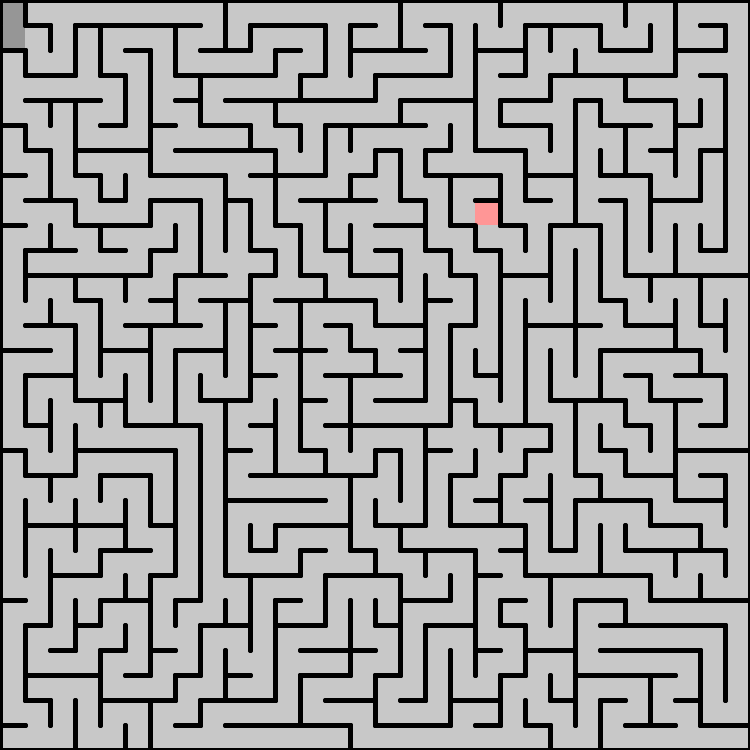
Frame 1 (no input)
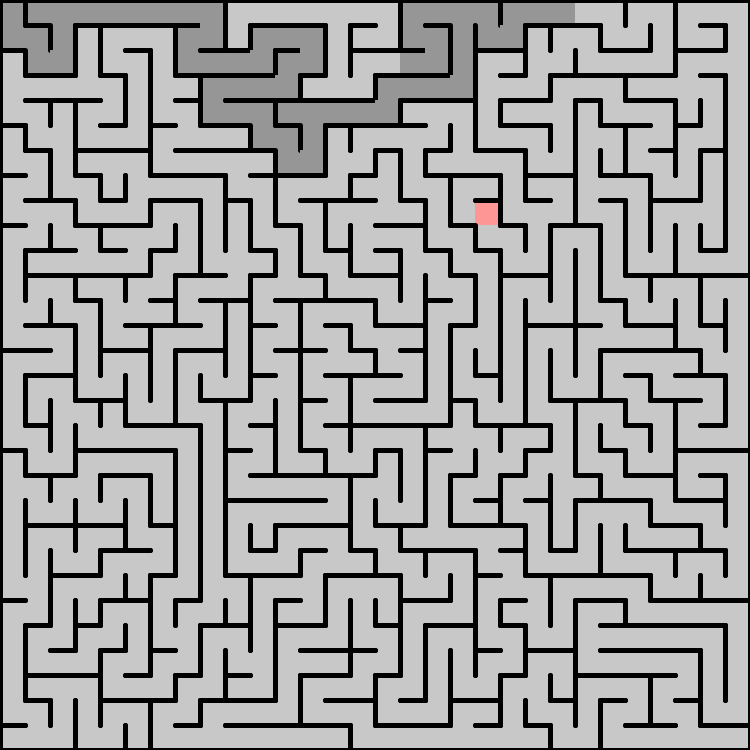
Frame 60 (the mouse pressed at the canvas centre just before this capture)
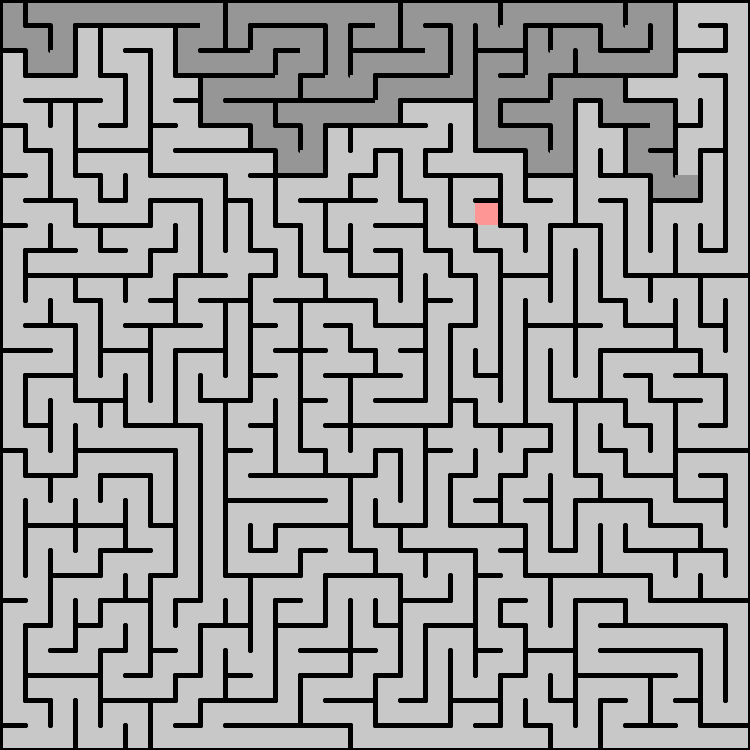
Frame 120 (the mouse held since frame 60 and released just before this capture)

The Processing sketch that drew these frames (run headless with seeded random() and noise(); from frame 60 on, the mouse is pressed at the canvas centre):

// Processing sketch: Maze_Search
// ── Maze_Search.pde
//This generates a unique maze, then solves it using a priority queue which is compared by "fitness"
//The dark gray squares have been considered (added to queue)
//The light gray squares are unexplored
//The end goal is also chosen randomly
//This can only be run in Processing
//You can download the video "Maze_Search_Video.mp4" for a demonstration


//fitness is a calculation of how "good" a cell is (small numbers are better)
//it's the sum of the manhattan distance to the end and the number of moves taken to get there
//therefore faster paths are good, and paths that get close to the end are also good

import java.util.PriorityQueue;
PriorityQueue<Cell> frontier;

int gridSize = 30;
Cell cells[][] = new Cell[gridSize][gridSize];

int strokeSize = 5;
boolean done = false;
//if this becomes false, the fitness of each cell will not include the distance from the start
//(I think it's better that way with this specific kind of maze)
boolean include_start = true;

//these are the x and y values of the goal
int endX = round(random(0, gridSize - 1));
int endY = round(random(0, gridSize - 1));

void setup() {
  //create the cells
  size(750, 750);
  for (int i = 0; i < cells.length; i++) {
    for (int j = 0; j < cells[i].length; j++) {
      cells[i][j] = new Cell(i, j);
    }
  }

  //generate their list of neighbors
  for (int i = 0; i < cells.length; i++) {
    for (int j = 0; j < cells[i].length; j++) {
      cells[i][j].neighborsGen();
    }
  }

  //generate the maze (recursion)
  cells[0][0].move();

  //show the results
  strokeWeight(strokeSize);
  for (int i = 0; i < cells.length; i++) {
    for (int j = 0; j < cells[i].length; j++) {
      cells[i][j].show();
    }
  }

  //reset the variable visited so that solving can begin
  for (int i = 0; i < cells.length; i++) {
    for (int j = 0; j < cells[i].length; j++) {
      cells[i][j].visited = false;
    }
  }

  //frontier is all cells waiting to be searched. Usually only has about 1-4 items in it
  frontier = new PriorityQueue<Cell>();

  //set the first cell's stuff
  cells[0][0].start = 0;
  cells[0][0].fitness = cells[0][0].end;
  cells[0][0].search();
}

void draw() {
  background(200);

  //if the last cell is unvisited
  if (cells[endX][endY].visited == false) {
    //search the best one (basically add its neighbors to the frontier) and remove it from the frontier
    frontier.remove().search();
  } else {
    done = true;
    noLoop();
  }
  //show the results
  for (int i = 0; i < cells.length; i++) {
    for (int j = 0; j < cells[i].length; j++) {
      cells[i][j].show();
    }
  }
  if (done == true) {
    drawLine();
  }
}

void drawLine() {
  //draw the line
  strokeWeight(strokeSize * 0.7);
  for (int i = 0; i < cells.length; i++) {
    for (int j = 0; j < cells[i].length; j++) {
      cells[i][j].visited = false;
    }
  }
  int x = endX;
  int y = endY;
  while (x != 0 || y != 0) {
    for (int i = 0; i < cells[x][y].neighborsSearch().size(); i++) {
      if (cells[x][y].neighborsSearch().get(i).start == cells[x][y].start - 1) {
        int size = width / gridSize;
        int offset = size / 2;
        int newX = cells[x][y].neighborsSearch().get(i).x;
        int newY = cells[x][y].neighborsSearch().get(i).y;

        stroke(255, 0, 0);
        line(x * size + offset, y * size + offset, newX * size + offset, newY * size + offset);
        x = newX;
        y = newY;
        break;
      }
    }
  }
}

// ── Cell.pde
class Cell implements Comparable<Cell> {
  int x, y;
  boolean visited;
  boolean walls[] = {true, true, true, true};
  ArrayList<Cell> neighbors;
  int chosen;
  int pos[] = new int[4];
  int start, end, fitness;

  Cell(int xpos, int ypos) {
    visited = false;
    x = xpos;
    y = ypos;
    neighbors = new ArrayList<Cell>();
    end = abs((endX - this.x)) + abs((endY - this.y));
  }

  @Override
    int compareTo(Cell other) {
    //negative --> positive one is better (smaller)
    //positive --> other one is better (smaller)
    return(this.fitness - other.fitness);
  }

  void move() {    
    //mark as visited
    this.visited = true;

    //continue recurring until the cell runs out of neighbors
    while (true) {
      this.neighborsGen();
      if (neighbors.size() > 0) {
        //choose a random neighbor
        this.chosen = round(random(neighbors.size() - 1));

        //the wall corresponding to the randonly selected neighbor is erased
        this.walls[pos[chosen]] = false;

        //that neighbor's matching wall is also erased
        cells[neighbors.get(chosen).x][neighbors.get(chosen).y].walls[(pos[chosen] + 2) % 4] = false;

        //recursion! Yay!
        cells[neighbors.get(chosen).x][neighbors.get(chosen).y].move();
      } else {
        break;
      }
    }
  }

  void show() {
    int size = width / gridSize;

    //if this cell was considered in the searching proccess, make it darker
    if (this.fitness != 0 && this.visited == true) {
      noStroke();
      fill(150);
      square(this.x * size, this.y * size, size);
    }
    if (this.x == endX && this.y == endY) {
      noStroke();
      fill(255, 150, 150);
      square(this.x * size, this.y * size, size);
    }

    //draw up to 4 lines for each potential wall of a cell
    stroke(0);

    if (this.walls[0] == true) {
      line(this.x * size, this.y * size, (this.x + 1) * size, this.y * size);
    }
    if (this.walls[1] == true) {
      line((this.x + 1) * size, this.y * size, (this.x + 1) * size, (this.y + 1) * size);
    }
    if (this.walls[2] == true) {
      line(this.x * size, (this.y + 1) * size, (this.x + 1) * size, (this.y + 1) * size);
    }
    if (this.walls[3] == true) {
      line(this.x * size, this.y * size, this.x * size, (this.y + 1) * size);
    }

    //THIS TEST SHOWS ALL FITNESSES IN THE CELLS
    //fill(0);
    //float offset = textWidth(str(fitness)) / 2;
    //text(this.fitness, (this.x + 0.5) * size - offset, (this.y + 0.5) * size);
  }

  void neighborsGen() {
    //creates a list called neighbors of all UNVISITED neighbors
    //inputs their relation to the cell into the list pos[]
    //up is 0 and it continues clockwise

    //used only for maze generation, not searching
    neighbors = new ArrayList<Cell>();

    int sum = 0;

    //NOTE: Simple is just a simple way of accessing neighbor cells. the first input is the direction. 0 is up and it continues clockwise.

    if (this.x > 0 && simple(3, x, y).visited == false) {
      neighbors.add(simple(3, x, y));
      pos[sum] = 3;
      sum += 1;
    }
    if (this.x < gridSize - 1 && simple(1, x, y).visited == false) {
      neighbors.add(simple(1, x, y));
      pos[sum] = 1;
      sum += 1;
    }
    if (this.y > 0 && simple(0, x, y).visited == false) {
      neighbors.add(simple(0, x, y));
      pos[sum] = 0;
      sum += 1;
    }
    if (y < gridSize - 1 && simple(2, x, y).visited == false) {
      neighbors.add(simple(2, x, y));
      pos[sum] = 2;
    }
  }

  ArrayList<Cell> neighborsSearch() {
    //creates a list of all unvisited neighboring cells with no walls between them
    //used only for search

    ArrayList<Cell> list= new ArrayList<Cell>();
    for (int i = 0; i < 4; i++) {
      if (this.walls[i] == false && simple(i, x, y).visited == false) {
        list.add(simple(i, x, y));
      }
    }
    return(list);
  }

  Cell simple(int num, int _x, int _y) {
    if (num == 0) {
      return cells[_x][_y - 1];
    }
    if (num == 1) {
      return cells[_x + 1][_y];
    }
    if (num == 2) {
      return cells[_x][_y + 1];
    }
    if (num == 3) {
      return cells[_x - 1][_y];
    }
    //this should NEVER happen!
    return cells[-1][-1];
  }

  void search() {
    this.visited = true;
    for (int i = 0; i < this.neighborsSearch().size(); i++) {
      //add all viable neighbors and set their fitness
      this.neighborsSearch().get(i).start = this.start + 1;
      this.neighborsSearch().get(i).fitness = this.neighborsSearch().get(i).end;
      if (include_start == true) {
        this.neighborsSearch().get(i).fitness += this.start;
      }
      frontier.add(this.neighborsSearch().get(i));
    }
  }
}
